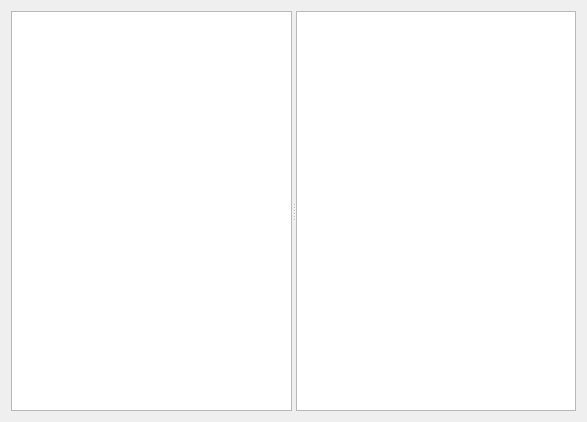
<?xml version="1.0" encoding="UTF-8"?>
<ui version="4.0">
 <class>Dialog</class>
 <widget class="QDialog" name="Dialog">
  <property name="geometry">
   <rect>
    <x>0</x>
    <y>0</y>
    <width>587</width>
    <height>422</height>
   </rect>
  </property>
  <property name="windowTitle">
   <string>Dialog</string>
  </property>
  <layout class="QVBoxLayout" name="verticalLayout">
   <item>
    <widget class="QSplitter" name="splitter">
     <property name="orientation">
      <enum>Qt::Horizontal</enum>
     </property>
     <widget class="QTreeView" name="treeView"/>
     <widget class="QListView" name="listView"/>
    </widget>
   </item>
  </layout>
 </widget>
 <resources/>
 <connections/>
</ui>
